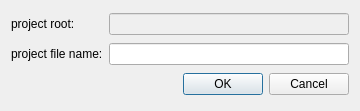
<?xml version="1.0" encoding="UTF-8"?>
<ui version="4.0">
 <class>SaveAsDialog</class>
 <widget class="QDialog" name="SaveAsDialog">
  <property name="geometry">
   <rect>
    <x>0</x>
    <y>0</y>
    <width>360</width>
    <height>111</height>
   </rect>
  </property>
  <property name="windowTitle">
   <string>Dialog</string>
  </property>
  <layout class="QGridLayout" name="gridLayout">
   <item row="0" column="0">
    <widget class="QLabel" name="label">
     <property name="text">
      <string>project root:</string>
     </property>
     <property name="buddy">
      <cstring>projectRoot</cstring>
     </property>
    </widget>
   </item>
   <item row="0" column="1">
    <widget class="QLineEdit" name="projectRoot">
     <property name="enabled">
      <bool>false</bool>
     </property>
    </widget>
   </item>
   <item row="1" column="0">
    <widget class="QLabel" name="label_2">
     <property name="text">
      <string>project file name:</string>
     </property>
     <property name="buddy">
      <cstring>projectName</cstring>
     </property>
    </widget>
   </item>
   <item row="1" column="1">
    <widget class="QLineEdit" name="projectName"/>
   </item>
   <item row="2" column="0" colspan="2">
    <widget class="QDialogButtonBox" name="buttonBox">
     <property name="orientation">
      <enum>Qt::Horizontal</enum>
     </property>
     <property name="standardButtons">
      <set>QDialogButtonBox::Cancel|QDialogButtonBox::Ok</set>
     </property>
    </widget>
   </item>
  </layout>
 </widget>
 <tabstops>
  <tabstop>projectRoot</tabstop>
  <tabstop>projectName</tabstop>
  <tabstop>buttonBox</tabstop>
 </tabstops>
 <resources/>
 <connections>
  <connection>
   <sender>buttonBox</sender>
   <signal>accepted()</signal>
   <receiver>SaveAsDialog</receiver>
   <slot>accept()</slot>
   <hints>
    <hint type="sourcelabel">
     <x>248</x>
     <y>254</y>
    </hint>
    <hint type="destinationlabel">
     <x>157</x>
     <y>274</y>
    </hint>
   </hints>
  </connection>
  <connection>
   <sender>buttonBox</sender>
   <signal>rejected()</signal>
   <receiver>SaveAsDialog</receiver>
   <slot>reject()</slot>
   <hints>
    <hint type="sourcelabel">
     <x>316</x>
     <y>260</y>
    </hint>
    <hint type="destinationlabel">
     <x>286</x>
     <y>274</y>
    </hint>
   </hints>
  </connection>
 </connections>
</ui>
